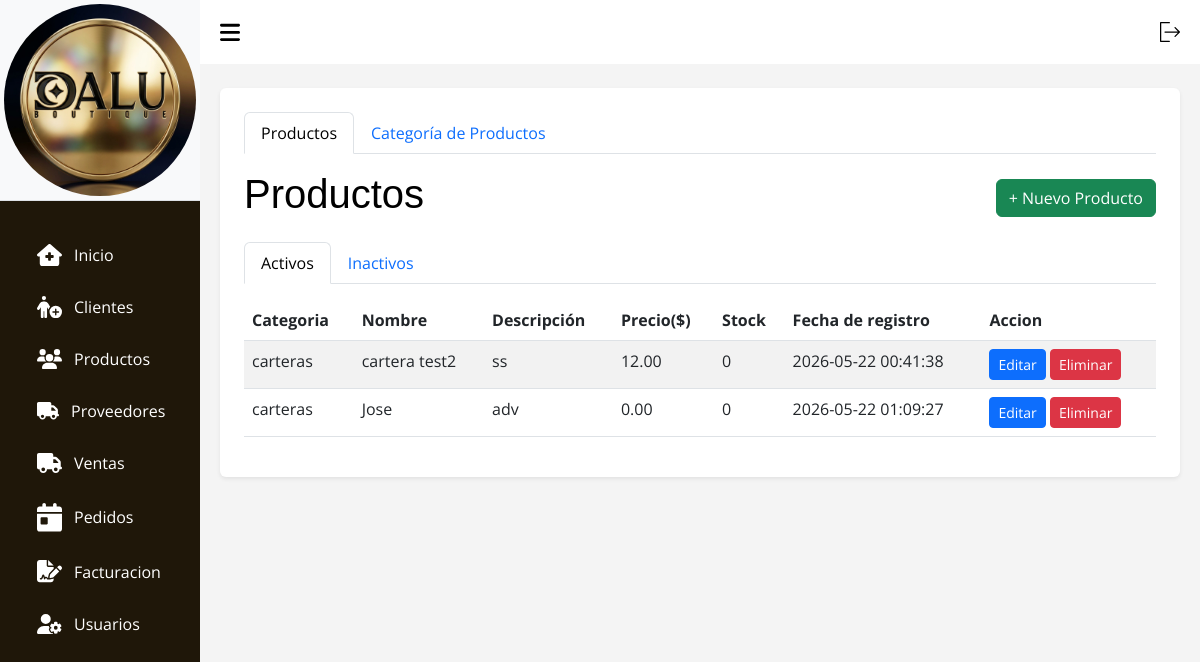
Page /?c=Productos on the earlier database version.
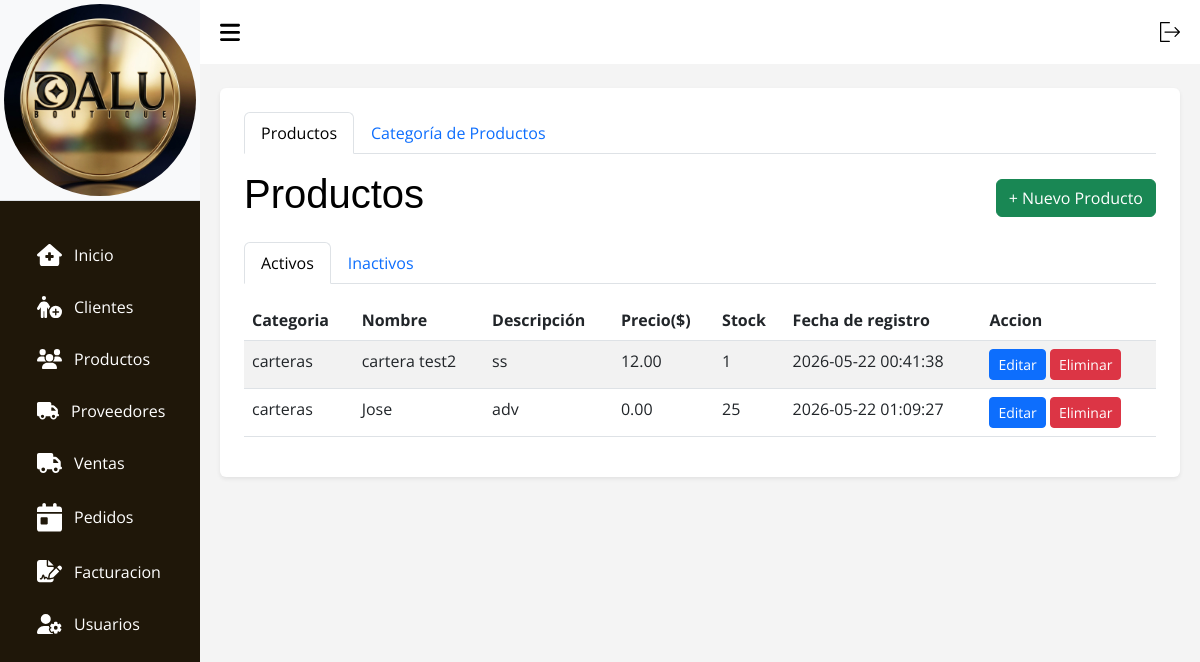
Same page on the later database version.
### tables this page shows
CREATE TABLE `productos` (
  `id` int(11) NOT NULL,
  `id_categoria` int(11) NOT NULL,
  `nombre` varchar(150) NOT NULL,
  `descripcion` text DEFAULT NULL,
  `precio` decimal(10,2) NOT NULL CHECK (`precio` >= 0),
  `stock` int(11) NOT NULL DEFAULT 0 CHECK (`stock` >= 0),
  `fecha_registro` timestamp NOT NULL DEFAULT current_timestamp(),
  `activo` tinyint(1) DEFAULT 1
);

CREATE TABLE `categorias` (
  `id` int(11) NOT NULL,
  `nombre` varchar(100) NOT NULL,
  `descripcion` text DEFAULT NULL,
  `fecha_registro` timestamp NOT NULL DEFAULT current_timestamp(),
  `activo` tinyint(1) NOT NULL DEFAULT 1
);

### src/Models/Conexion.php (called while the page is built, shortened)
<?php
    class Conexion extends PDO {
        function __construct() {
            $servername = "localhost";
            $username = "root";
            $password = "";
            $dbname = "tiendadalu";
        }
    }

### src/Models/Productos.php (called while the page is built, shortened)
<?php
    class Productos extends Conexion {
        public function search() {
            $sql = "(SELECT p.*, c.nombre AS categoria FROM productos p JOIN categorias c ON p.id_categoria = c.id WHERE p.activo = 1)";
            $stmt = $this->prepare($sql);
            $stmt->execute();
            return $stmt->fetchAll();
        }
    }

### src/Views/V_Productos.php (the view, shortened to what the changed rows need)
<!DOCTYPE html>
<html lang="es">
<head>
    <link rel="stylesheet" href="assets/css/css.css">
    <link rel="stylesheet" href="assets/css/tabla.css">
    <link rel="stylesheet" href="assets/css/header.css">
    <link rel="stylesheet" href="assets/bootstrap.min.css">
    <link rel="stylesheet" href="assets/DataTablet/datatables.css">
</head>
<body>
    <?php require_once __DIR__ . "/../Views/layout/header.php"; ?>
    <main>
        <div class="container bg-white p-4 rounded shadow-sm">
            <div class="tab-content">
                <div class="tab-pane fade show active" id="productos">
                    <div class="d-flex justify-content-between align-items-center mb-3">
                        <h1 class="titulo text-black">Productos</h1>
                    </div>
                    <div class="tab-content">
                        <div class="tab-pane fade show active" id="activos">
                            <div class="table-responsive">
                                <table id="tablaActivos" class="table-DT table table-striped">
                                    <thead>
                                        <tr>
                                            <th scope="col">Categoria</th>
                                            <th scope="col">Nombre</th>
                                            <th scope="col">Descripción</th>
                                            <th scope="col">Precio($)</th>
                                            <th scope="col">Stock</th>
                                            <th scope="col">Fecha de registro</th>
                                            <th scope="col">Accion</th>
                                        </tr>
                                    </thead>
                                    <tbody>
                                        <?php foreach ($productos as $p): ?>
                                        <tr>
                                            <td><?php echo $p['categoria']; ?></td>
                                            <td><?php echo $p['nombre']; ?></td>
                                            <td><?php echo $p['descripcion']; ?></td>
                                            <td><?php echo $p['precio']; ?></td>
                                            <td><?php echo $p['stock']; ?></td>
                                            <td><?php echo $p['fecha_registro']; ?></td>
                                            <td>
                                                <button class="btn btn-sm btn-primary" data-bs-toggle="modal"
                                                    data-bs-target="#modalEditar<?= $p['id'] ?>">Editar</button>
                                                <button type="button" class="btn btn-sm btn-danger" data-bs-toggle="modal"
                                                    data-bs-target="#modalConfirmarEliminar<?= $p['id'] ?>">Eliminar</button>
                                            </td>
                                        </tr>
                                        <?php endforeach; ?>
                                    </tbody>
                                </table>
                            </div>
                        </div>
                    </div>
                </div>
            </div>
        </div>
    </main>
</body>
</html>

Differences in the rows shown:
changed productos "cartera test2": stock "0" → "1"
changed productos "Jose": stock "0" → "25"
